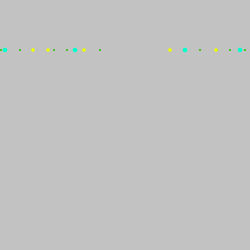
Frame 1 (no input)
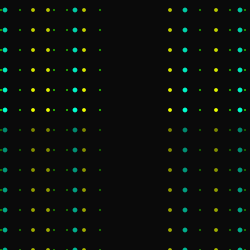
Frame 60 (the mouse pressed at the canvas centre just before this capture)
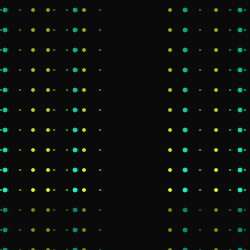
Frame 120 (the mouse held since frame 60 and released just before this capture)

The Processing sketch that drew these frames (run headless with seeded random() and noise(); from frame 60 on, the mouse is pressed at the canvas centre):

// Processing sketch: processing_18468
// ── processing_18468.pde

float y = 50.0; //y position variable
float speed = 20; //value for speed
float radius = 1.0; //value for circle size

void setup(){
  size(250, 250);
  smooth();
  noStroke();
  ellipseMode(RADIUS);}
  
void draw(){
  fill(0, 12);
  rect(0, 0, width, height);
  fill(#29C100);
  ellipse(20, y, radius, radius);
  ellipse(67, y, radius, radius);
  ellipse(1, y, radius, radius);
  ellipse(54, y, radius, radius);
  ellipse(217, y, radius, radius);
  ellipse(100, y, radius, radius);
  ellipse(245, y, radius, radius);
  ellipse(230, y, radius, radius);
  ellipse(200, y, radius, radius);//green dots
  fill(#EDFF00);
  ellipse(48, y, 1.8, 1.8);
  ellipse(33, y, 1.8, 1.8);
  ellipse(84, y, 1.8, 1.8);
  ellipse(216, y, 1.8, 1.8);
  ellipse(170, y, 1.8, 1.8);//yellow dots
  fill(#00FFCE);
  ellipse(185, y, 2.3, 2.3);
  ellipse(5, y, 2.3, 2.3);
  ellipse(240, y, 2.3, 2.3);
  ellipse(75, y, 2.3, 2.3);//teal dots
  //if(y>height -radius){  //if the object goes off screen
   //without the if line, it wouldn't be continuous
  if (y > 250){ //this is how far it will travel down
   y= -10;} //this is where the ball starts to fall
  y += speed;}
//this is the falling white ball with a stream
//background darkens

// || means and
